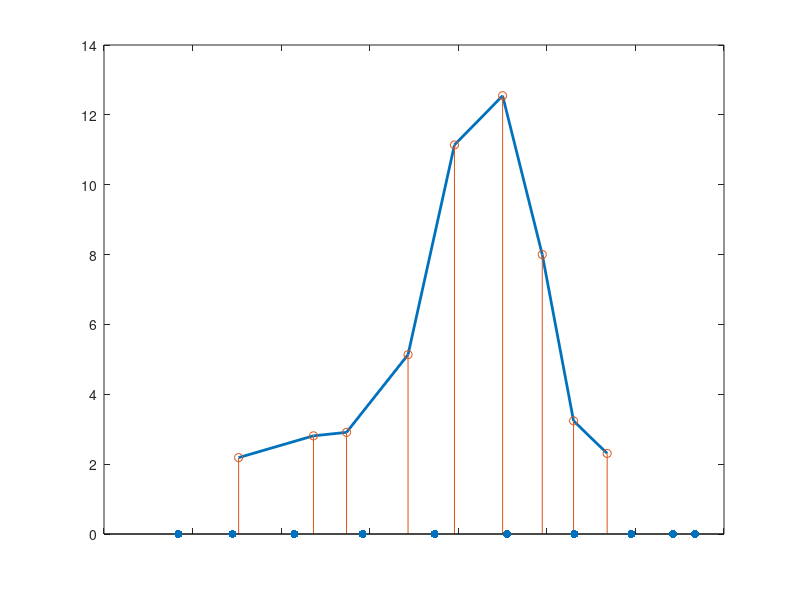

MATLAB code to generate this figure: (Note: this script raises an error after producing the figure.)
%% This figure creates Figures 7.1-7.3
clear
close all
load wsctsub.mat
n=length(ty);
sel=[1:8 10]';

prin=0;

%% Create Figure 7.1 
% just show 1 trapezoid on the left area for hatty_1^(0)
plot(yhatord(sel),v(sel),'LineWidth',2)
hold('on')
stem(yhatord(sel),v(sel))
scatter(ty,zeros(length(ty),1),'black','filled')
set(gca,"XTickLabel",'');

yhatstr="$z_{["+ string((1:n-1)') + "]}$";
text(yhatord(sel)',zeros(n-1,1)-0.7,yhatstr,'Interpreter','latex', ...
    'FontSize',16,'VerticalAlignment','baseline','HorizontalAlignment','center')

tyhatstr="$t_{"+ string((1:n)') + "}$";
text(ty,zeros(n,1)+0.8,tyhatstr,'Interpreter','latex', ...
    'FontSize',16,'VerticalAlignment','top','HorizontalAlignment','left')
vstr="$v_{"+ string((1:n-1)') + "}$";

text(yhatord(sel),v(sel),vstr,'Interpreter','latex', ...
    'FontSize',16,'VerticalAlignment','top','HorizontalAlignment','left')

xlabel('Ordered fitted values','FontSize',14)
ylabel('Reciprocal of smoothed residuals ($v$)','Interpreter','latex', ...
    'FontName','Courier New','FontSize',16)
vec_pos = get(get(gca, 'XLabel'), 'Position');
set(get(gca, 'XLabel'), 'Position', vec_pos + [0 -0.9 0],'Interpreter','latex');
set(gca,"Xtick",'')
ngood=9;
vbar=mean(v(1:ngood));
stem(ty(1),vbar)
xcoo=[ty(1) ty(1) yhatord(1) yhatord(1)];
ycoo=[0 vbar v(1) 0];
fill(xcoo,ycoo,'g','FaceAlpha',0.1)
text(ty(1),vbar+0.2,'$\overline{v}$','FontSize',16,'Interpreter','latex')
title('Figure 7.1')
set(gcf,"Name",'Figure 7.1')

if prin==1
    % print to postscript
    print -depsc ctsubthat1.eps;
end

%% Create Figure 7.2 
% just show some trapezoids  area for hatty_3^(0)
figure
plot(yhatord(sel),v(sel),'LineWidth',2)
hold('on')
stem(yhatord(sel),v(sel))
scatter(ty,zeros(n,1),'black','filled')
set(gca,"XTickLabel",'');

yhatstr="$z_{["+ string((1:n-1)') + "]}$";
text(yhatord(sel)',zeros(n-1,1)-0.7,yhatstr,'Interpreter','latex', ...
    'FontSize',16,'VerticalAlignment','baseline','HorizontalAlignment','center')


tyhatstr="$t_{"+ string((1:n)') + "}$";
text(ty,zeros(n,1)+0.8,tyhatstr,'Interpreter','latex', ...
    'FontSize',16,'VerticalAlignment','top','HorizontalAlignment','left')
vstr="$v_{"+ string((1:n-1)') + "}$";

text(yhatord(sel),v(sel),vstr,'Interpreter','latex', ...
    'FontSize',16,'VerticalAlignment','top','HorizontalAlignment','left')


xlabel('Ordered fitted values','FontSize',14)
ylabel('Reciprocal of smoothed residuals ($v$)','Interpreter','latex', ...
    'FontName','Times New Roman','FontSize',16)
vec_pos = get(get(gca, 'XLabel'), 'Position');
set(get(gca, 'XLabel'), 'Position', vec_pos + [0 -0.9 0],'Interpreter','latex');
set(gca,"Xtick",'')

xcoo=[yhatord(1) yhatord(1) yhatord(2:4)' ty(3) ty(3)];
ycoo=[0 v(1:4)' 8.59 0];
fill(xcoo,ycoo,'g','FaceAlpha',0.1)

title('Figure 7.2')
set(gcf,"Name",'Figure 7.2')

if prin==1
    % print to postscript
    print -depsc ctsubthat3.eps;
end

%% Create Figure 7.3 
% all some trapezoids selected + additional area for hatty_5^(0)
figure
plot(yhatord(sel),v(sel),'LineWidth',2)
hold('on')
stem(yhatord(sel),v(sel))
scatter(ty,zeros(length(ty),1),'black','filled')
set(gca,"XTickLabel",'');

yhatstr="$z_{["+ string((1:n-1)') + "]}$";
text(yhatord(sel)',zeros(n-1,1)-0.7,yhatstr,'Interpreter','latex', ...
    'FontSize',16,'VerticalAlignment','baseline','HorizontalAlignment','center')

tyhatstr="$t_{"+ string((1:n)') + "}$";
text(ty,zeros(n,1)+0.8,tyhatstr,'Interpreter','latex', ...
    'FontSize',16,'VerticalAlignment','top','HorizontalAlignment','left')

vstr="$v_{"+ string((1:n-1)') + "}$";

text(yhatord(sel),v(sel),vstr,'Interpreter','latex', ...
    'FontSize',16,'VerticalAlignment','top','HorizontalAlignment','left')

xlabel('Ordered fitted values','FontSize',14)
ylabel('Reciprocal of smoothed residuals ($v$)','Interpreter','latex', ...
    'FontName','Helvetica','FontSize',16)
vec_pos = get(get(gca, 'XLabel'), 'Position');
set(get(gca, 'XLabel'), 'Position', vec_pos + [0 -0.9 0],'Interpreter','latex');
set(gca,"Xtick",'')

vbar=mean(v(1:ngood));
% stem(ty(1),vbar)
xcoo=[yhatord(1) yhatord(1) yhatord([2:end-2 end])' yhatord(end)];
ycoo=[0 v([1:end-2 end])' 0];
fill(xcoo,ycoo,'g','FaceAlpha',0.1)

stem(ty(5),vbar)
xcoo=[yhatord(end) yhatord(end) ty(5) ty(5)];
ycoo=[0 v(end) vbar  0];
fill(xcoo,ycoo,'g','FaceAlpha',0.1)
text(ty(5),vbar+0.2,'$\overline{v}$','FontSize',16,'Interpreter','latex')
% text(ty(1),vbar+0.2,'$\overline{v}$','FontSize',16,'Interpreter','latex')

title('Figure 7.3')
set(gcf,"Name",'Figure 7.3')

prin=0;
if prin==1
    % print to postscript
    print -depsc ctsubthat5.eps;
end